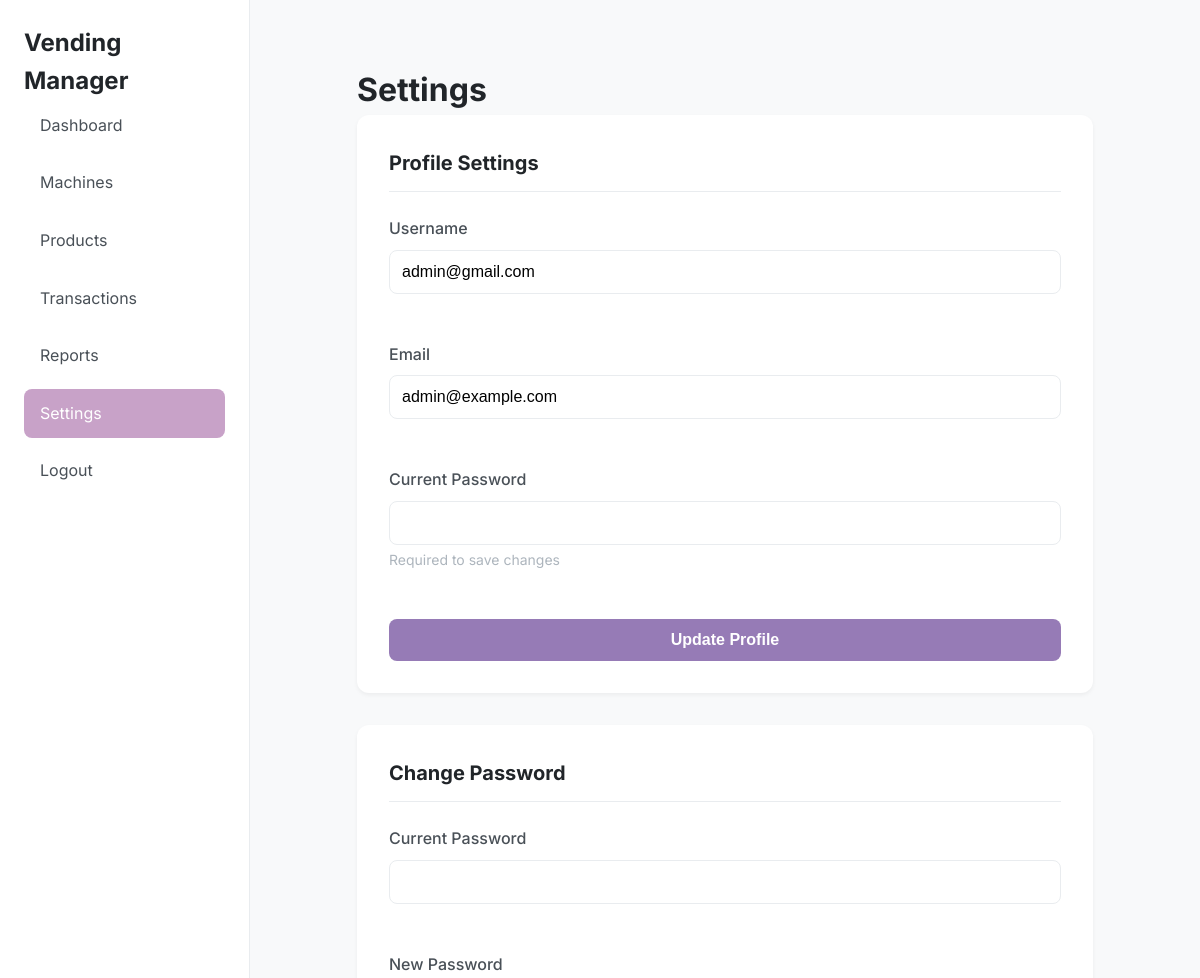
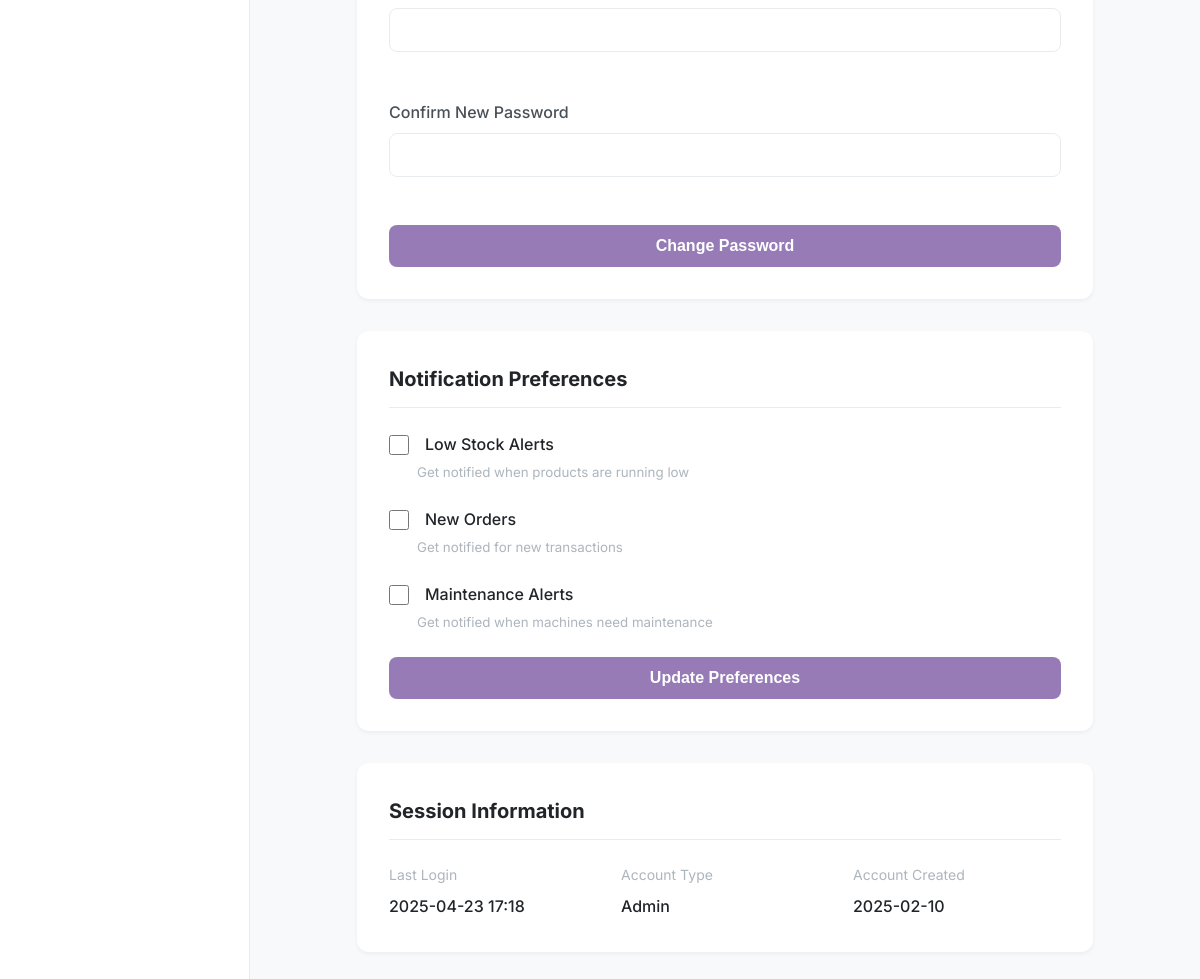
Page /manager/settings.php (signed in) on the committed database (2 pictures, top to bottom).
### tables this page shows
CREATE TABLE `managers` (
  `id` int(11) NOT NULL,
  `username` varchar(50) NOT NULL,
  `password_hash` varchar(255) NOT NULL,
  `email` varchar(100) NOT NULL,
  `last_login` datetime DEFAULT NULL,
  `role` enum('admin','manager') NOT NULL DEFAULT 'manager',
  `created_at` timestamp NOT NULL DEFAULT current_timestamp()
);

### manager/settings.php (the view, shortened to what this page needs)
<?php
require_once 'includes/header.php';
$stmt = $conn->prepare("
    SELECT m.*, ms.notify_low_stock, ms.notify_new_orders, ms.notify_maintenance
    FROM managers m
    LEFT JOIN manager_settings ms ON m.id = ms.manager_id
    WHERE m.id = ?
");
$stmt->bind_param("i", $_SESSION['manager_id']);
$stmt->execute();
$manager = $stmt->get_result()->fetch_assoc();
?>
<div class="settings-container">
    <h1>Settings</h1>
    <div class="settings-card">
        <h2>Profile Settings</h2>
        <form action="settings.php" method="POST" class="settings-form">
            <div class="form-group">
                <label for="username">Username</label>
                <input type="text" id="username" name="username" value="<?php echo htmlspecialchars($manager['username']); ?>" required>
            </div>
            <div class="form-group">
                <label for="email">Email</label>
                <input type="email" id="email" name="email" value="<?php echo htmlspecialchars($manager['email']); ?>" required>
            </div>
            <div class="form-group">
                <label for="current_password_profile">Current Password</label>
                <input type="password" id="current_password_profile" name="current_password" required>
                <small>Required to save changes</small>
            </div>
            <button type="submit" class="btn-primary">Update Profile</button>
        </form>
    </div>
    <div class="settings-card">
        <h2>Change Password</h2>
        <form action="settings.php" method="POST" class="settings-form">
            <div class="form-group">
                <label for="current_password">Current Password</label>
                <input type="password" id="current_password" name="current_password" required>
            </div>
            <div class="form-group">
                <label for="new_password">New Password</label>
                <input type="password" id="new_password" name="new_password" required>
            </div>
            <div class="form-group">
                <label for="confirm_password">Confirm New Password</label>
                <input type="password" id="confirm_password" name="confirm_password" required>
            </div>
            <button type="submit" class="btn-primary">Change Password</button>
        </form>
    </div>
    <div class="settings-card">
        <h2>Notification Preferences</h2>
        <form action="settings.php" method="POST" class="settings-form">
            <div class="checkbox-group">
                <label>
                    <input type="checkbox" name="low_stock" <?php echo $manager['notify_low_stock'] ? 'checked' : ''; ?>>
                    Low Stock Alerts
                </label>
                <small>Get notified when products are running low</small>
            </div>
            <div class="checkbox-group">
                <label>
                    <input type="checkbox" name="new_orders" <?php echo $manager['notify_new_orders'] ? 'checked' : ''; ?>>
                    New Orders
                </label>
                <small>Get notified for new transactions</small>
            </div>
            <div class="checkbox-group">
                <label>
                    <input type="checkbox" name="maintenance" <?php echo $manager['notify_maintenance'] ? 'checked' : ''; ?>>
                    Maintenance Alerts
                </label>
                <small>Get notified when machines need maintenance</small>
            </div>
            <button type="submit" class="btn-primary">Update Preferences</button>
        </form>
    </div>
    <div class="settings-card">
        <h2>Session Information</h2>
        <div class="info-grid">
            <div class="info-item">
                <span class="info-label">Last Login</span>
                <span class="info-value"><?php echo date('Y-m-d H:i', strtotime($manager['last_login'])); ?></span>
            </div>
            <div class="info-item">
                <span class="info-label">Account Type</span>
                <span class="info-value"><?php echo ucfirst($manager['role']); ?></span>
            </div>
            <div class="info-item">
                <span class="info-label">Account Created</span>
                <span class="info-value"><?php echo date('Y-m-d', strtotime($manager['created_at'])); ?></span>
            </div>
        </div>
    </div>
</div>
<?php require_once 'includes/footer.php'; ?>

### manager/assets/css/dashboard.css (style rules this page uses)
:root { --lavender: #967bb6; --lavender-light: #c8a2c8; --lavender-dark: #6a4f7d; --gray-100: #f8f9fa; --gray-200: #e9ecef; --gray-500: #adb5bd; --gray-700: #495057; --gray-900: #212529; }
* { margin: 0; padding: 0; box-sizing: border-box; }
body { font-family: 'Inter', system-ui, -apple-system, sans-serif; line-height: 1.6; color: var(--gray-900); background-color: var(--gray-100); }
.form-group { margin-bottom: 1rem; }
.form-group label { display: block; margin-bottom: 0.5rem; color: var(--gray-700); font-weight: 500; }
.form-group input { width: 100%; padding: 0.75rem; border: 1px solid var(--gray-200); border-radius: 8px; font-size: 1rem; transition: border-color 0.2s ease; }
button { background: var(--lavender); color: white; border: none; padding: 0.75rem 1.5rem; border-radius: 8px; cursor: pointer; width: 100%; font-weight: 600; font-size: 1rem; transition: background-color 0.2s ease; }
.btn-primary { background: var(--lavender); color: white; border: none; padding: 0.75rem 1.5rem; border-radius: 8px; cursor: pointer; font-weight: 600; transition: background-color 0.2s ease; }
.form-group { margin-bottom: 1.5rem; }
.form-group input, .form-group select { width: 100%; padding: 0.75rem; border: 1px solid var(--gray-200); border-radius: 8px; font-size: 1rem; transition: border-color 0.2s ease; }
input[type="checkbox"] { margin-right: 0.5rem; }
.settings-container { max-width: 800px; margin: 0 auto; padding: 2rem; }
.settings-card { background: white; padding: 2rem; border-radius: 12px; margin-bottom: 2rem; box-shadow: 0 2px 4px rgba(0, 0, 0, 0.05); }
.settings-card h2 { color: var(--gray-900); font-size: 1.25rem; margin-bottom: 1.5rem; padding-bottom: 0.75rem; border-bottom: 1px solid var(--gray-200); }
.settings-form { display: flex; flex-direction: column; gap: 1.5rem; }
.checkbox-group { display: flex; flex-direction: column; gap: 0.25rem; }
.checkbox-group label { display: flex; align-items: center; gap: 0.5rem; color: var(--gray-900); font-weight: 500; }
.checkbox-group small { color: var(--gray-500); margin-left: 1.75rem; }
.checkbox-group input[type="checkbox"] { width: 1.25rem; height: 1.25rem; border: 2px solid var(--gray-300); border-radius: 4px; cursor: pointer; }
.info-grid { display: grid; grid-template-columns: repeat(auto-fit, minmax(200px, 1fr)); gap: 1.5rem; }
.info-item { display: flex; flex-direction: column; gap: 0.5rem; }
.info-label { font-size: 0.875rem; color: var(--gray-500); }
.info-value { font-size: 1rem; color: var(--gray-900); font-weight: 500; }
input:invalid { border-color: #ef4444; }
.form-group { position: relative; }
.form-group small { display: block; color: var(--gray-500); font-size: 0.875rem; margin-top: 0.25rem; }
.form-group input { width: 100%; padding: 0.75rem; border: 1px solid var(--gray-200); border-radius: 8px; font-size: 1rem; transition: all 0.2s ease; }

### rows in the picture
managers: username "admin@gmail.com", email "admin@example.com", last_login "2025-04-23 17:18", role "Admin", created_at "2025-02-10"
